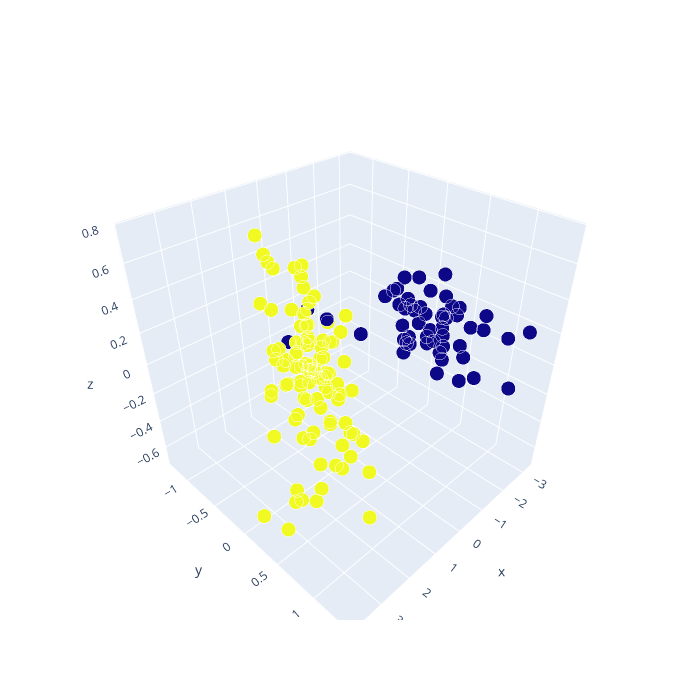

Write notebook code for a chart like this one.
### Code cell
# Clustering
data = iris['data']

clusterer = NaiveKMeans(n_clusters=2, n_max_iterations=1000)
clusterer.fit(data)
from sklearn.decomposition import PCA


pca_decomposer = PCA(n_components=3)
pca_comps = pca_decomposer.fit_transform(data)


plotly_3D(
    pca_comps[:,0],
    pca_comps[:,1],
    pca_comps[:,2],
    categories=clusterer.attributions_
)

### Figure 1 — Plotly figure (JSON) as saved in the notebook; plotly's stock layout.template omitted (floating-point values rounded to 4 significant figures; data arrays with more than 128 entries replaced by an {"elided": "..."} marker saying what was removed)
{"data": [{"marker": {"color": {"elided": "150 int values"}, "line": {"color": "rgba(217, 217, 217, 0.14)", "width": 1}, "size": 5}, "mode": "markers", "type": "scatter3d", "x": {"elided": "150 float values"}, "y": {"elided": "150 float values"}, "z": {"elided": "150 float values"}}], "layout": {"height": 700, "width": 700}}
